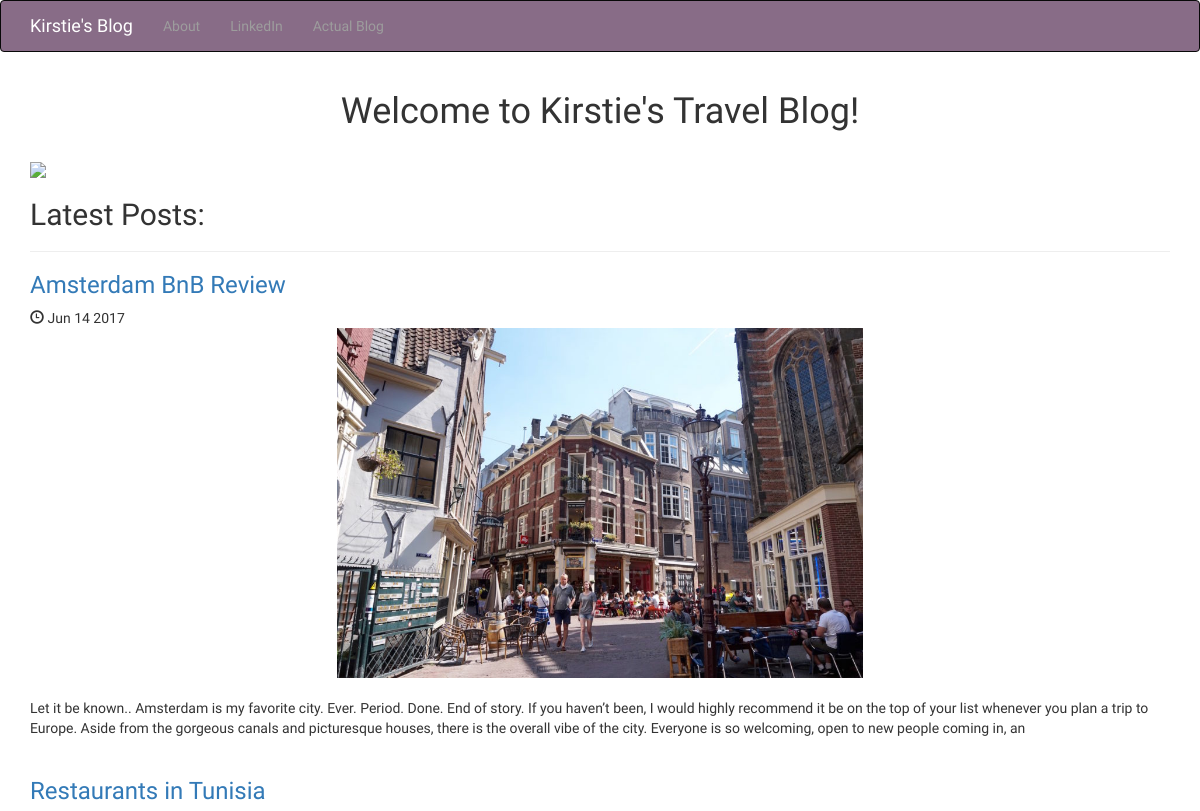
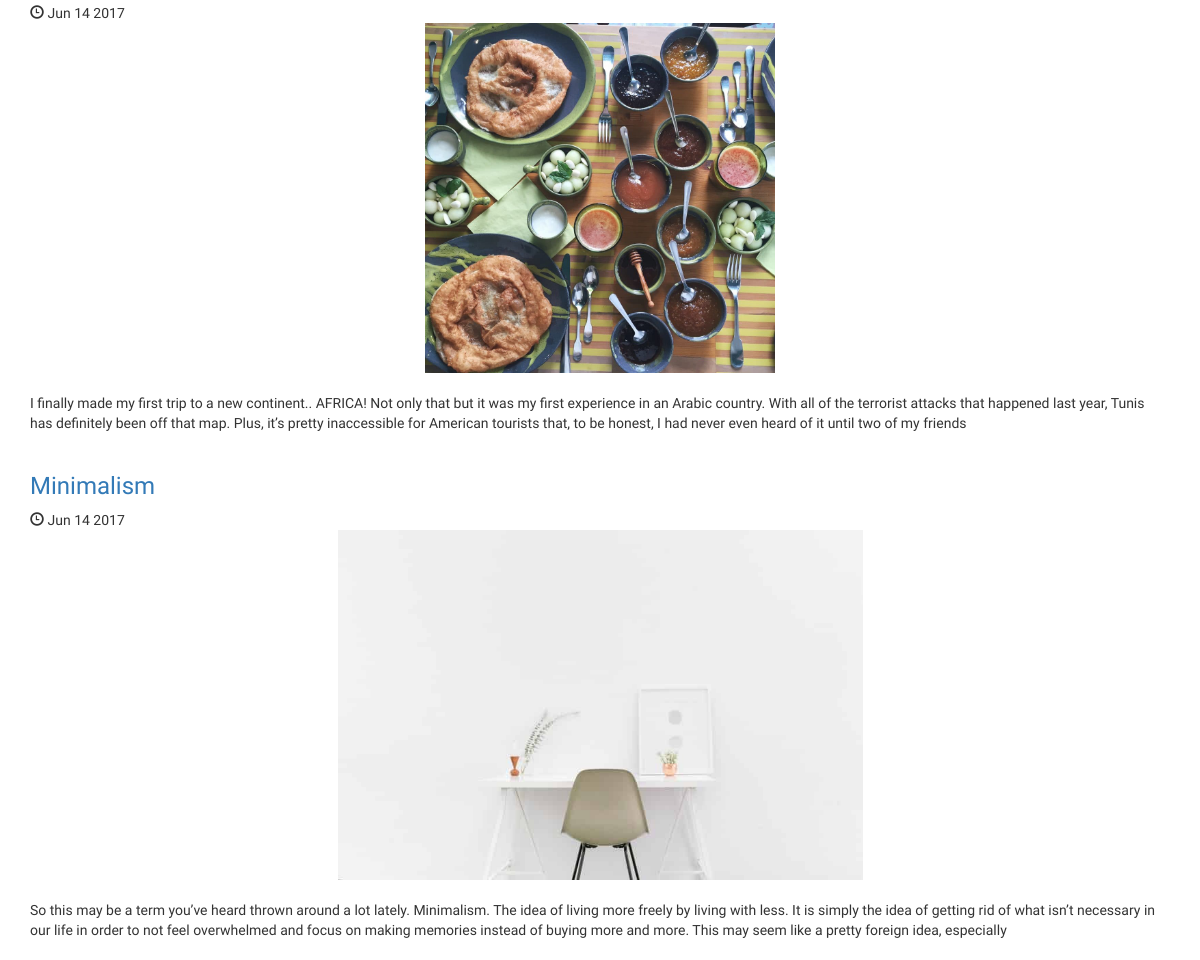
The page / on the database its author committed (2 pictures, top to bottom).
### posts/models.py (models this page shows, shortened)
class Post(models.Model):
	title = models.CharField(max_length=250)
	pub_date = models.DateTimeField()
	image = models.ImageField(upload_to='media/')
	body = models.TextField()
	def pub_date_pretty(self):
		return self.pub_date.strftime('%b %e %Y')
	def summary(self):
		return self.body[:350]

### posts/views.py (the view)
# urls.py: 2. Add a URL to urlpatterns:  url(r'^$', views.home, name='home')
def home(request):
	posts = Post.objects.order_by('-pub_date')
	return render(request, 'posts/home.html', {'posts':posts})

### posts/templates/posts/home.html (shortened to what this page needs)
<!DOCTYPE html>
<html lang="en">
  <head>
    <link rel="stylesheet" href="https://maxcdn.bootstrapcdn.com/bootstrap/3.3.7/css/bootstrap.min.css">
  </head>
  <body>
  <nav class="navbar navbar-inverse" style="background-color: #886c87" >
	  <div class="container">
	    <div class="navbar-header">
	      <a class="navbar-brand" href="/" style="color: #ffffff">
	        Kirstie's Blog
	      </a>
	    </div>
	    <div class="collapse navbar-collapse" id="mynav" style="color: #ffffff">
	      <ul class="nav navbar-nav">
	      	<li><a href="/about">About</a></li>
	      	<li><a href="https://www.linkedin.com/in/kirstietaylor28/">LinkedIn</a></li>
	      	<li><a href="http://www.luxandlavender.com">Actual Blog</a></li>
	      </ul>
      </div>
	  </div>
	</nav>
	<div class="container">
	    <h1 class="text-center">Welcome to Kirstie's Travel Blog!</h1>
	    <br>
	    {% load static %}
	    <img src="{% static 'posts/travel.jpg'%}" class="img-responsive center-block" style="max-height:500px;">
		<h2>Latest Posts:</h2>
		<hr />
		{% for post in posts.all %}
		<h3><a href="{% url 'post_detail' post.id %}">{{post.title}}</a></h3>
		<span class="glyphicon glyphicon-time" aria-hidden="true"></span> {{post.pub_date_pretty}}
		<br>
		<img src="{{post.image.url}}" class="img-responsive center-block" style="max-height:350px;">
		<br>
		{{post.summary}}
		<br>
		<br>
		{% endfor %}
	</div>
  </body>
</html>

### posts/templates/posts/home.html (style rules this page uses)
body { font-family: "Average"; }

### rows shown on the page
Post: title "Amsterdam BnB Review", pub_date_pretty "Jun 14 2017", image (picture), summary "Let it be known.. Amsterdam is my favorite city. Ever. Period. Done. End of story. If you haven’t been, I would highly recommend it be on the top of your list whenever you plan a trip to Europe. Aside from the gorgeous canals and picturesque houses, there is the overall vibe of the city. Everyone is so welcoming, open to new people coming in, an"
Post: title "Restaurants in Tunisia", pub_date_pretty "Jun 14 2017", image (picture), summary "I finally made my first trip to a new continent.. AFRICA! Not only that but it was my first experience in an Arabic country. With all of the terrorist attacks that happened last year, Tunis has definitely been off that map. Plus, it’s pretty inaccessible for American tourists that, to be honest, I had never even heard of it until two of my friends"
Post: title "Minimalism", pub_date_pretty "Jun 14 2017", image (picture), summary "So this may be a term you’ve heard thrown around a lot lately. Minimalism. The idea of living more freely by living with less. It is simply the idea of getting rid of what isn’t necessary in our life in order to not feel overwhelmed and focus on making memories instead of buying more and more. This may seem like a pretty foreign idea, especially"
